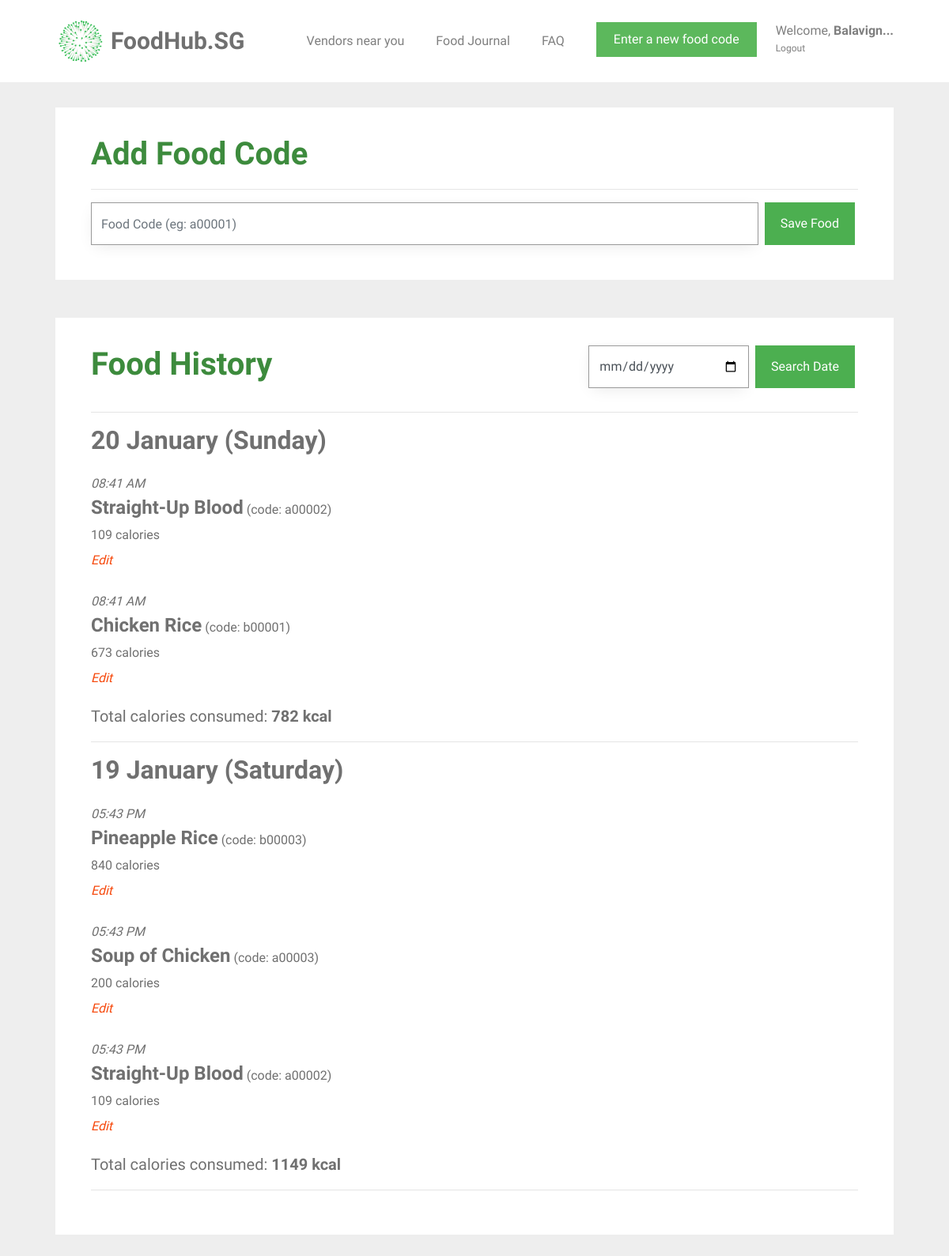
The app's page /food_journal (signed in) with its own data.
### tables this page shows
CREATE TABLE food_entry (
  id INTEGER PRIMARY KEY AUTOINCREMENT,
  creator_id INTEGER NOT NULL,
  created TIMESTAMP NOT NULL DEFAULT (datetime('now','localtime')),
  food_code VARCHAR(6) NOT NULL,
  food_name TEXT NOT NULL,
  calories INT NOT NULL,
  FOREIGN KEY (creator_id) REFERENCES user (id)
);

### foodhubsg/food.py (the view, shortened to what this page needs)
@bp.route('/food_journal', methods=('GET', 'POST'))
@login_required
def food_journal():
    db = get_db()
    food_items = db.execute(
        'SELECT f.id, creator_id, food_name, created, calories, food_code, email'
        ' FROM food_entry f JOIN user u ON f.creator_id = u.id'
        ' WHERE f.creator_id = ?'
        ' ORDER BY datetime(created) DESC',
        (g.user['id'],),
    ).fetchall()
    users = db.execute(
        'SELECT id, name, email, password, height, weight, location'
        ' FROM user'
        ' WHERE id = ?',
        (g.user['id'],),
    ).fetchall()
    user_info = ProcessUserInfo(food_items, users)
    info = user_info.get_info()
    return render_template('food/food_journal.html', food_items=info["food_items"],
                           food_dates=info["food_dates"], all_dates=info["all_dates"],
                           calories_list=info["calories_list"], name=info["name"],
                           weight=info["weight"], height=info["height"], bmi=info["bmi"],
                           user_average_calories=info["user_average_calories"],
                           number_of_days=info["number_of_days"], food_exists=info["food_exists"],
                           now=datetime.utcnow())

### foodhubsg/auth.py (called while the page is built)
def login_required(view):
    @functools.wraps(view)
    def wrapped_view(**kwargs):
        if g.user is None:
            return redirect(url_for('auth.login'))
        return view(**kwargs)
    return wrapped_view

@bp.before_app_request
def load_logged_in_user():
    user_id = session.get('user_id')
    if user_id is None:
        g.user = None
    else:
        g.user = get_db().execute(
            'SELECT * FROM user WHERE id = ?', (user_id,)
        ).fetchone()

### foodhubsg/classes.py (called while the page is built)
def remove_duplicates(values):
    output = []
    seen = set()
    for value in values:
        if value not in seen:
            output.append(value)
            seen.add(value)
    return output

    def get_area(self):
        return self.__area

### foodhubsg/db.py (called while the page is built)
def get_db():
    if 'db' not in g:
        g.db = sqlite3.connect(
            current_app.config['DATABASE'],
            detect_types=sqlite3.PARSE_DECLTYPES
        )
        g.db.row_factory = sqlite3.Row
    return g.db

### foodhubsg/templates/food/food_journal.html (shortened to what this page needs)
{% extends 'base.html' %}
{% block content %}
<div id="colorlib-container">
    <div class="container">
        <div class="box1">
        <div class="row row-pb-md">
            <div class="col-md-12">
                <form method="post">
                    <header id="summary-header">
                        <h1 class="font_color"><b>Add Food Code</b></h1>
                        <hr>
                    </header>
                    <div class="input-group">
                        <input name="code" id="code" class="form-control" value="{{ request.form['code'] }}" placeholder="Food Code (eg: a00001)" required>
                        <span class="input-group-btn">
                            <input type="submit" name="action" value="Save Food" class="btn btn-primary" style="background-color: #4CAF50; height: 54px; margin-left: 0.5em;">
                        </span>
                    </div>
                </form>
            </div>
        </div>
        </div>
        <div class="box1">
        <div class="row row-pb-md">
            <div class="col-md-12">
                <form method="post">
                    <header id="summary-header">
                        <div class="input-group">
                            <h1 class="font_color"><b>Food History</b></h1>
                            <input type="date" name="search-date" id="search-date" class="form-control" style="margin-left: 25em;" min="2005-01-01" max="2030-12-31" required>
                            <span class="input-group-btn">
                                <input type="submit" name="action" value="Search Date" class="btn btn-primary" style="background-color: #4CAF50; height: 54px; margin-left: 0.5em;">
                            </span>
                        </div>
                        <hr>
                    </header>
                </form>
                {% if food_exists == 0 %}
                    <article class="food-journal">
                        <header>
                            <div class="food-subsection">
                                <h4><b>No food added to list</b></h4>
                            </div>
                        </header>
                    </article>
                {% else %}
                    <div id="accordion">
                    {% for date in food_dates %}
                        {% set example_food = date[0] %}
                        {% if now.strftime('%Y') == example_food['created'].strftime('%Y') %}
                            {% set example_date = example_food['created'].strftime('%d %B (%A)') %}
                        {% else %}
                            {% set example_date = example_food['created'].strftime('%d %B %Y (%A)') %}
                        {% endif %}
                        <h2> <b>{{ example_date }}</b> </h2>
                        {% for food in date %}
                            <article class="food-journal">
                                <header>
                                    <div class="food-subsection">
                                        <div id="time-created"> <i>{{ food['created'].strftime('%I:%M %p') }}</i> </div>
                                        <h4 style="margin-bottom: 0; display: inline"><b>{{ food['food_name'] }}</b></h4>
                                        <p style="display: inline">(code: {{ food['food_code'] }})</p>
                                        <p>
                                        {{ food['calories'] }} calories <br>
                                        <a class="action" href="{{ url_for('food.edit_food', id = food['id']) }}"><i>Edit</i></a>
                                        </p>
                                    </div>
                                </header>
                            </article>
                        {% endfor %}
                        <h5>Total calories consumed: <b> {{ calories_list[loop.index - 1] }} kcal </b> </h5>
                        <hr>
                    {% endfor %}
                {% endif %}
            </div>
            </div>
        </div>
        </div>
    </div>
{% endblock %}

### foodhubsg/static/css/style.css (style rules this page uses)
.font_color { color: #3d8b3d; }
a { color: #F6490D; -webkit-transition: 0.5s; -o-transition: 0.5s; transition: 0.5s; }
p { margin-bottom: 20px; }
h1, h2, h3, h4, h5, h6, figure { color: #707070; font-weight: 400; margin: 0 0 20px 0; }
#colorlib-container, #colorlib-instagram, #colorlib-about, #colorlib-contact, #colorlib-footer { padding: 2em 0; clear: both; }
.form-control { -webkit-box-shadow: none; -moz-box-shadow: none; -ms-box-shadow: none; -o-box-shadow: none; box-shadow: none; border: none; font-size: 16px !important; font-weight: 300; -webkit-border-radius: 0px; -moz-border-radius: 0px; -ms-border-radius: 0px; border-radius: 0px; }
.btn { margin-right: 4px; margin-bottom: 4px; font-size: 16px; font-weight: 400; -webkit-border-radius: 30px; -moz-border-radius: 30px; -ms-border-radius: 30px; border-radius: 30px; -webkit-transition: 0.5s; -o-transition: 0.5s; transition: 0.5s; padding: 8px 20px; }
.btn-primary { background: #F6490D; color: #fff; }
.form-control { -webkit-box-shadow: none; box-shadow: none; background: transparent; border: 1px solid rgba(0, 0, 0, 0.1); height: 54px; font-size: 18px; font-weight: 300; }
.row-pb-md { padding: 2em !important; }
.btn-primary { border-radius: 0; border-width: 0; }
.btn { border-radius: 0; }
.food-subsection { margin: 0.7em 0 1.0em 0; }
.form-control { border-width: 0.2px; border-color: #999999; box-shadow: 0 5px 20px -5px rgba(0,0,0,0.1); }
.box1 { background: #ffffff; padding: 0.5em; margin-bottom: 3em; transition: box-shadow 0.5s; }
.row.row-pb-md { margin: -5px -10px 0 -10px; }
.container { padding-right: 2.5em; padding-left: 2.5em; }
#search-date { width: 10em; }

### records on screen
food_entry: example_date "20 January (Sunday)", created "08:41 AM", food_name "Straight-Up Blood", food_code "a00002", calories "109", calories_list "782"
food_entry: created "08:41 AM", food_name "Chicken Rice", food_code "b00001", calories "673"
food_entry: example_date "19 January (Saturday)", created "05:43 PM", food_name "Pineapple Rice", food_code "b00003", calories "840", calories_list "1149"
food_entry: created "05:43 PM", food_name "Soup of Chicken", food_code "a00003", calories "200"
food_entry: created "05:43 PM", food_name "Straight-Up Blood", food_code "a00002", calories "109"
